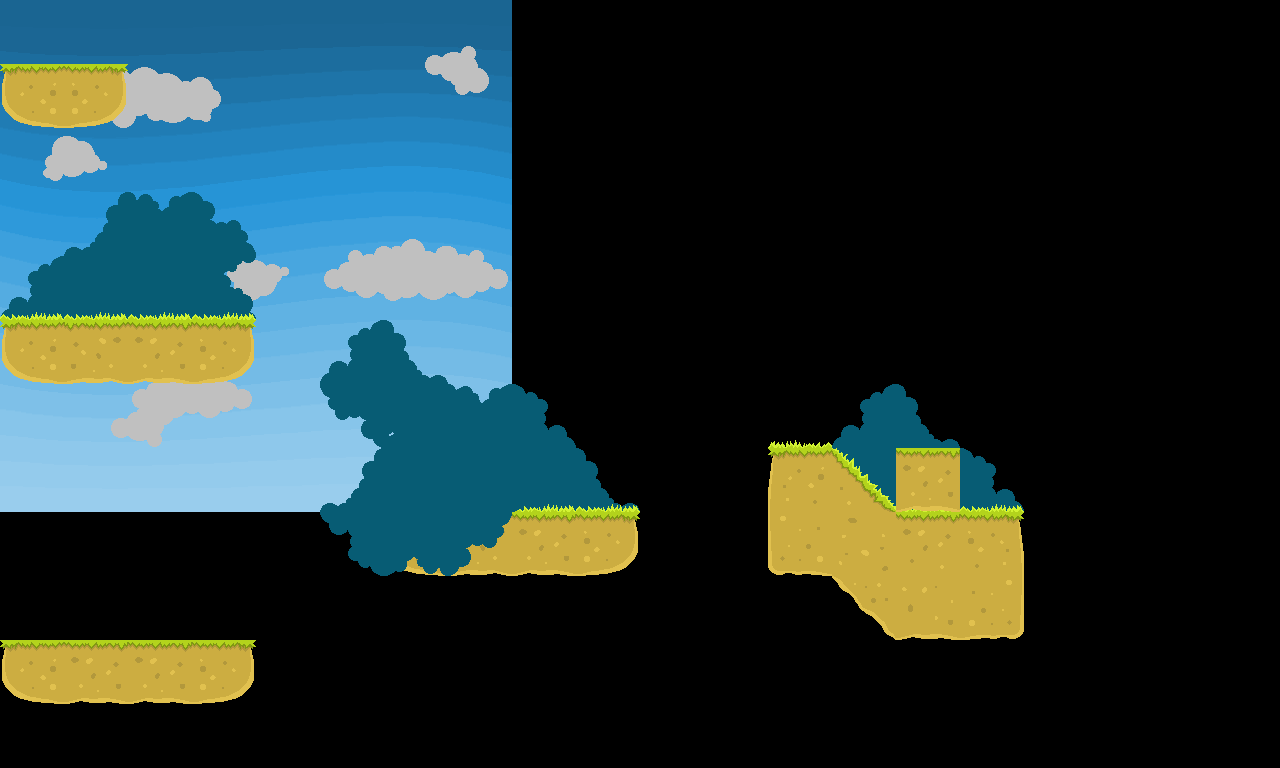

Tiled map render using the project's own tile images. Description and the map definition, with tile-layer contents summarised, below:
An orthogonal 20x12 tile map with 64x64 px tiles, 3 tile layers (TileLayer2, TileLayer1, Frente), 3 image layers and 4 objects (4x Warp).

<map version="1.0" orientation="orthogonal" width="20" height="12" tilewidth="64" tileheight="64">
 <tileset firstgid="1" name="plancha1" tilewidth="64" tileheight="64">
  <image source="plancha1.png" width="512" height="512" />
  <tile id="2">
   <properties>
    <property name="Collision" value="Plane" />
   </properties>
  </tile>
  <tile id="3">
   <properties>
    <property name="Collision" value="Plane" />
   </properties>
  </tile>
  <tile id="8">
   <properties>
    <property name="Collision" value="" />
   </properties>
  </tile>
  <tile id="9">
   <properties>
    <property name="Collision" value="" />
   </properties>
  </tile>
  <tile id="10">
   <properties>
    <property name="Collision" value="Slope" />
   </properties>
  </tile>
 </tileset>
 <imagelayer name="sky" width="20" height="12">
  <image source="cielo.png" />
  <properties>
   <property name="Scroll" value="Auto" />
   <property name="Speed" value="0.25" />
  </properties>
 </imagelayer>
 <imagelayer name="background" width="20" height="12">
  <image source="nube1.png" />
  <properties>
   <property name="Scroll" value="Relative" />
   <property name="Speed" value="0.1, 0.15" />
  </properties>
 </imagelayer>
 <imagelayer name="Foreground" width="20" height="12">
  <image source="nube2.png" />
  <properties>
   <property name="Scroll" value="Relative" />
   <property name="Speed" value="0.2, 0.2" />
   <property name="depth" value="-1" />
   <property name="scale" value="2" />
  </properties>
 </imagelayer>
 <layer name="TileLayer2" width="20" height="12">
  <properties>
   <property name="depth" value="0.5" />
  </properties>
  <data>[240 cells, 19 non-empty, 5 distinct tile ids]</data>
 </layer>
 <layer name="TileLayer1" width="20" height="12">
  <properties>
   <property name="depth" value="0" />
  </properties>
  <data>[240 cells, 34 non-empty, 11 distinct tile ids]</data>
 </layer>
 <layer name="Frente" width="20" height="12">
  <properties>
   <property name="depth" value="-.5" />
  </properties>
  <data>[240 cells, 14 non-empty, 6 distinct tile ids]</data>
 </layer>
 <objectgroup name="Capa de Objetos 1" width="20" height="12">
  <object name="start" type="Warp" x="0" y="0" width="64" height="64" />
  <object name="Exit" type="Warp" x="0" y="704" width="1216" height="64">
   <properties>
    <property name="target" value="/Levels/home.tmx" />
   </properties>
  </object>
  <object name="SalidaMapa" type="Warp" x="1216" y="0" width="64" height="768">
   <properties>
    <property name="target" value="exit" />
   </properties>
  </object>
  <object name="dimension" type="Warp" x="960" y="448" width="64" height="64">
   <properties>
    <property name="target" value="/Levels/parallax2.tmx" />
   </properties>
  </object>
 </objectgroup>
</map>
